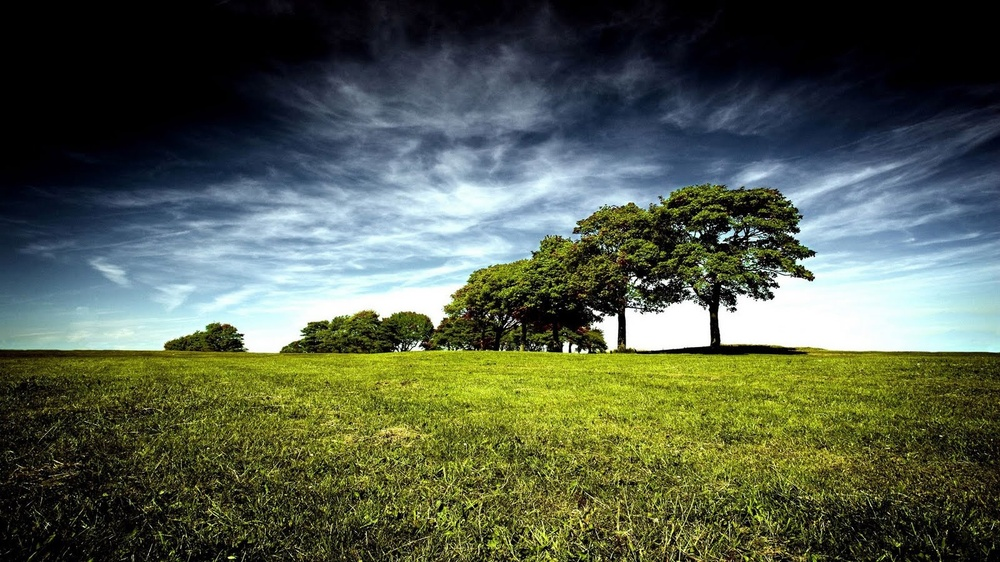
#> input picture images/image1.jpg, 1000 x 562 px, shrunk from 1600 x 900 before the run
$ python pca_for_imgs.py   (older library calls are emulated)
#> lines starting #> are read from the running program, lines starting #| are printed output that depends on the picture
from sklearn.decomposition import PCA
import numpy as np
from scipy import misc
from sys import getsizeof
import matplotlib.image as mpimg
import argparse

# parse arguments
parser = argparse.ArgumentParser(description='Cluster tweets')
parser.add_argument(
                   'principalComps',
                   action="store",
                   default=3,
                   type=int,
                   nargs='?')
parser.add_argument(
                   'imgFile',
                   action="store",
                   default='./images/image1.jpg',
                   type=str,
                   nargs='?')
parser.add_argument(
                   'outputFile',
                   action="store",
                   default='./compressedImages/image1_c.jpg',
                   type=str,
                   nargs='?')

args = parser.parse_args()

# Read in the file
img = mpimg.imread(args.imgFile)
#> img is the input picture: shape (562, 1000, 3); mean R, G, B 83.6, 93.3, 75.8
getsizeof(img)

img_r = np.reshape(img, (img.shape[0], img.shape[1]*img.shape[2]))
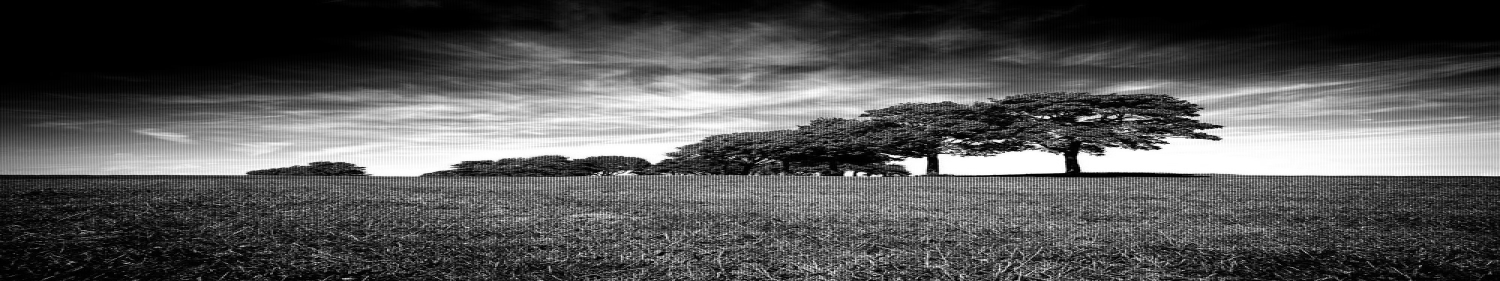
#> img_r: shape (562, 3000) (shown at 1/2 size); min 0, max 255, mean 84.2
img_r.shape

pca = PCA(args.principalComps)
pca.fit(img_r)

img_c = pca.transform(img_r)
#> img_c = 562 rows, first 8: [-4102.9, -792.4, -1910.6], [-4095.2, -784.7, -1906], [-4085.5, -774.1, -1899.4], [-4079.6, -766.6, -1891.5], [-4073.7, -761.2, -1888.9], [-4070.5, -757.7, -1884.2], [-4065.4, -746.3, -1877], [-4065.3, -744.3, -1875]
img_c.shape


temp = pca.inverse_transform(img_c)
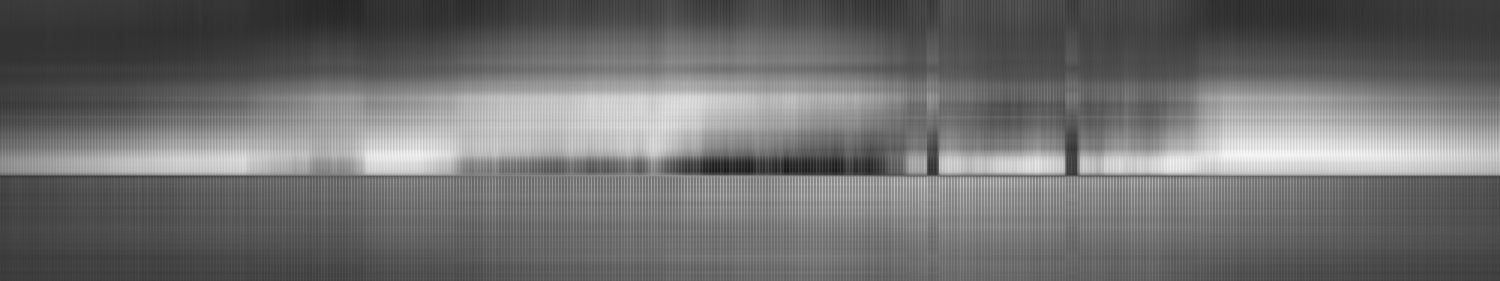
#> temp: shape (562, 3000) float64 (shown at 1/2 size); min -83.06, max 302.4, mean 84.2; drawn with min black and max white
temp = np.reshape(temp, (img.shape[0], img.shape[1], img.shape[2]))
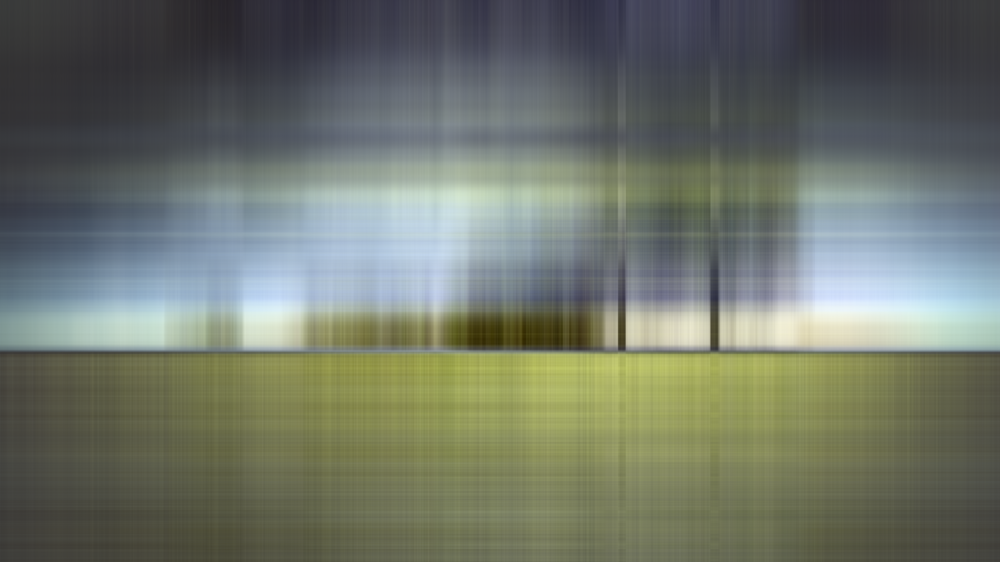
#> temp: shape (562, 1000, 3) float64; mean R, G, B 83.6, 93.3, 75.8; drawn with min black and max white

misc.imsave(args.outputFile, temp)

$ run again, with images/image2.jpg copied over images/image1.jpg
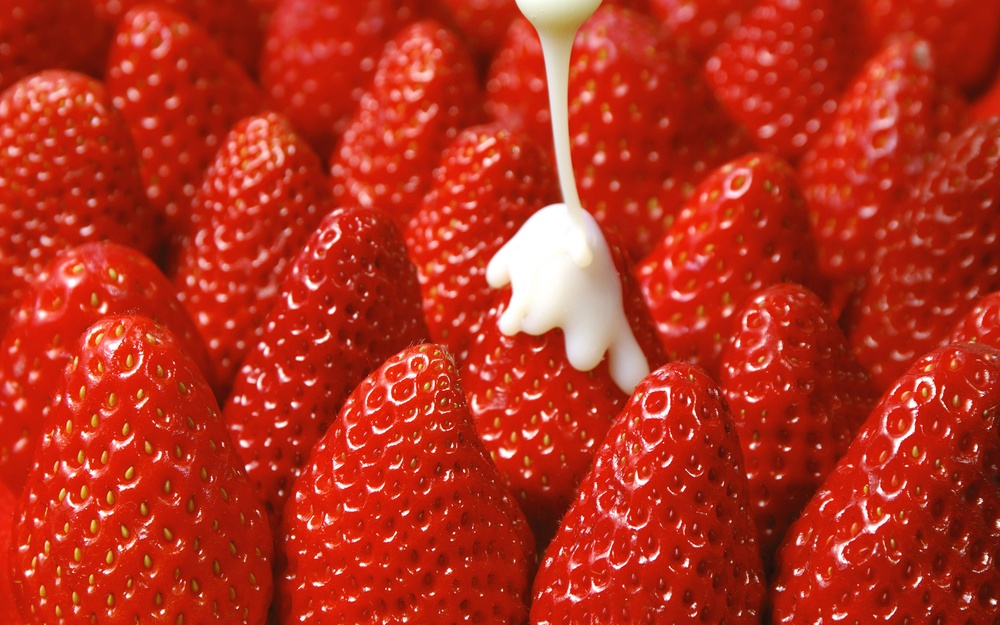
#> input picture images/image2.jpg, 1000 x 625 px, shrunk from 1920 x 1200 before the run
#> img is the input picture: shape (625, 1000, 3); mean R, G, B 183.1, 47.8, 29.5
#> `img_r = np.reshape(img, (img.shape[0], img.shape[1]*img.shape[2]))`:
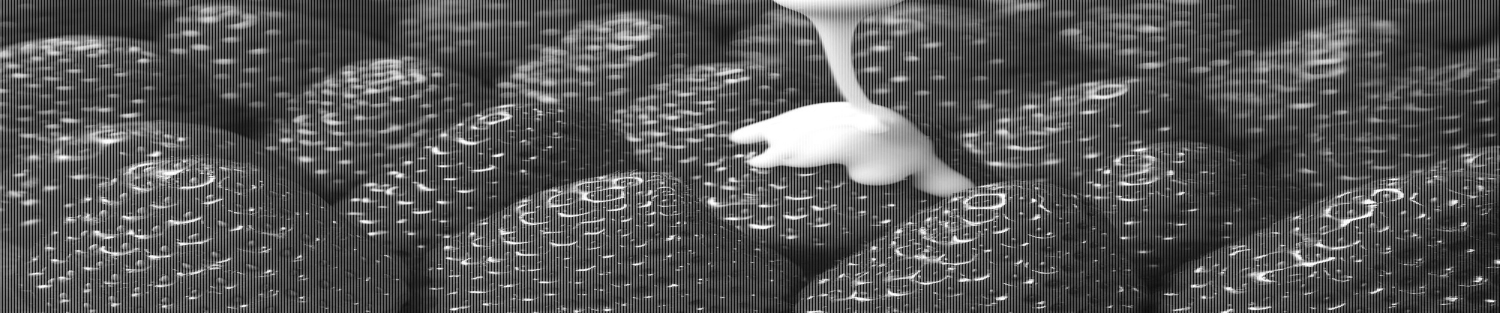
#> img_r: shape (625, 3000) (shown at 1/2 size); min 0, max 255, mean 86.8
#> img_c = 625 rows, first 8: [1612.9, 240.3, -145.9], [1554.1, 240, -167.3], [1493, 238.4, -184.4], [1433.2, 240.6, -198.2], [1366.6, 240.7, -207.5], [1309.5, 238.7, -215.2], [1240.9, 231, -207.4], [1176.8, 224.3, -193.7]
#> `temp = np.reshape(temp, (img.shape[0], img.shape[1], img.shape[2]))`:
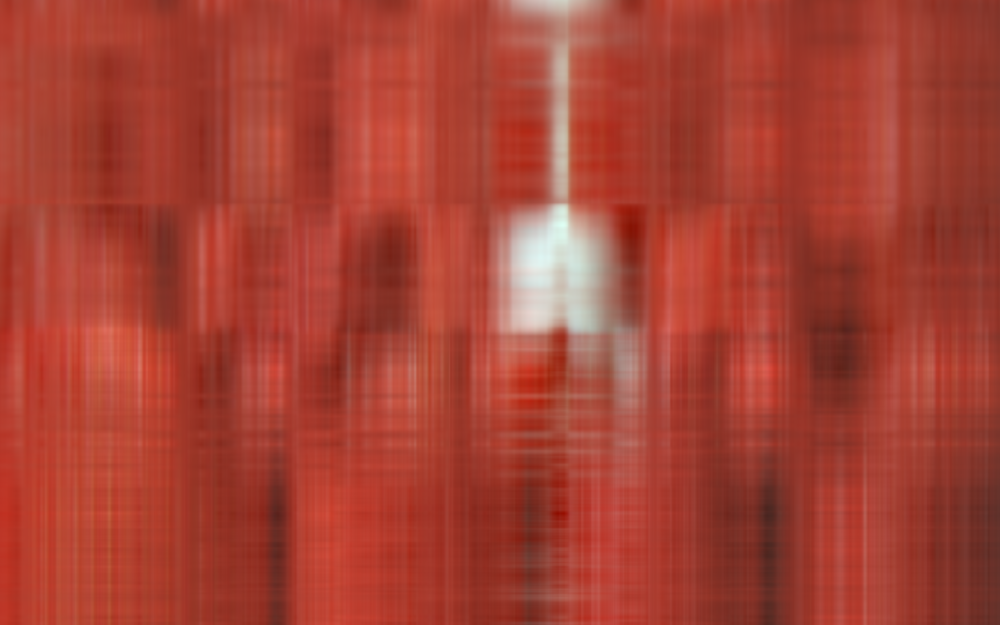
#> temp: shape (625, 1000, 3) float64; mean R, G, B 183.1, 47.8, 29.5; drawn with min black and max white

$ run again, with images/image3.jpg copied over images/image1.jpg
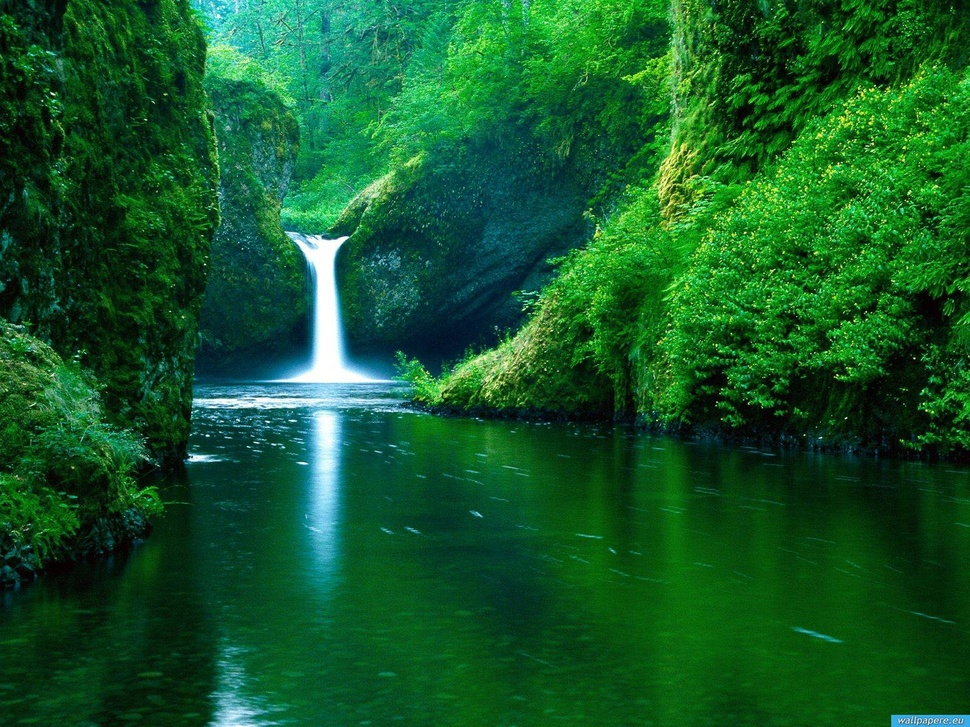
#> input picture images/image3.jpg, 970 x 727 px, shrunk from 1600 x 1200 before the run
#> img is the input picture: shape (727, 970, 3); mean R, G, B 19.6, 88, 40.3
#> `img_r = np.reshape(img, (img.shape[0], img.shape[1]*img.shape[2]))`:
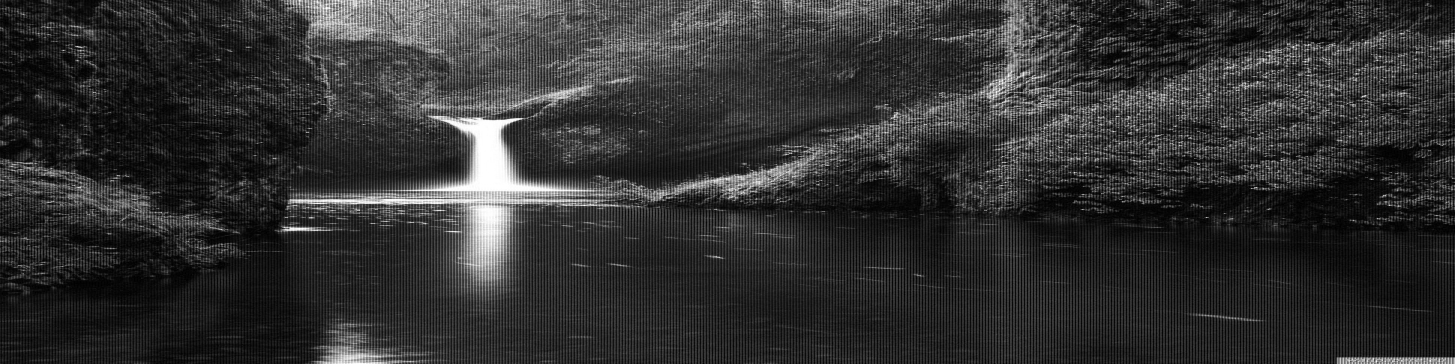
#> img_r: shape (727, 2910) (shown at 1/2 size); min 0, max 255, mean 49.3
#> img_c = 727 rows, first 8: [2056.6, 181.7, 44.38], [1981, 224.7, 19.92], [1934.1, 160.9, -10.34], [1986.7, 268.6, -36.07], [1938.7, 322, -51.34], [2013, 263.8, -61.14], [2037.6, 237.6, -76.55], [2026.7, 266.1, -80.57]
#> `temp = np.reshape(temp, (img.shape[0], img.shape[1], img.shape[2]))`:
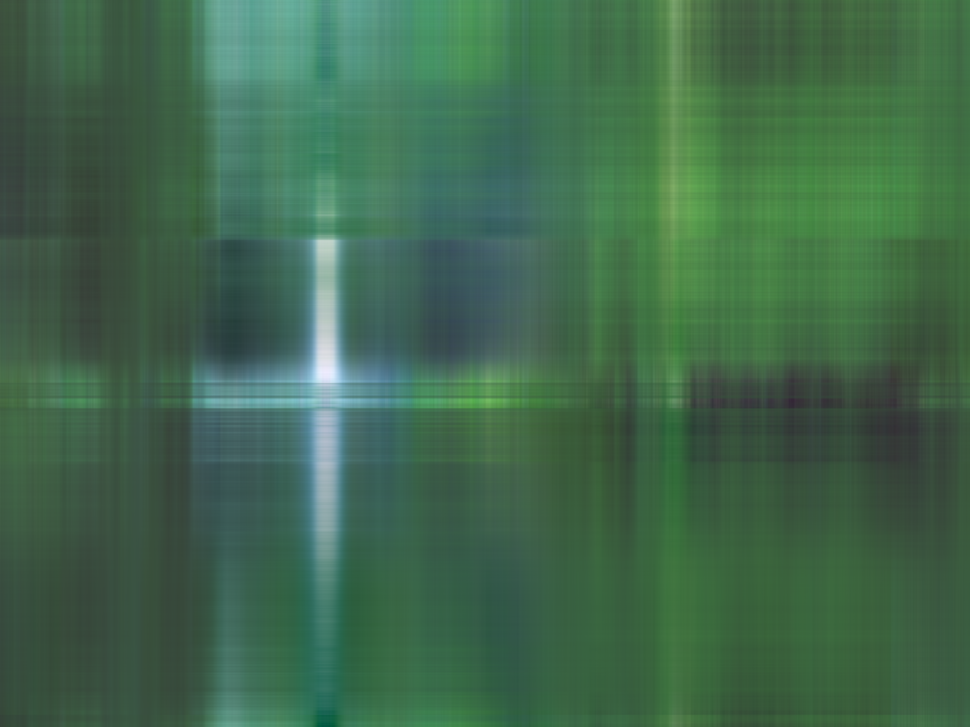
#> temp: shape (727, 970, 3) float64; mean R, G, B 19.6, 88, 40.3; drawn with min black and max white

$ run again, with images/image4.jpg copied over images/image1.jpg
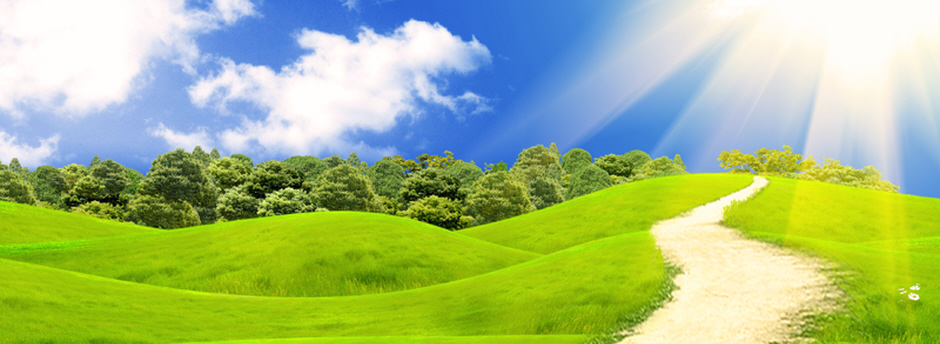
#> input picture images/image4.jpg, 940 x 344 px
#> img is the input picture: shape (344, 940, 3); mean R, G, B 164, 189.7, 127.7
#> `img_r = np.reshape(img, (img.shape[0], img.shape[1]*img.shape[2]))`:
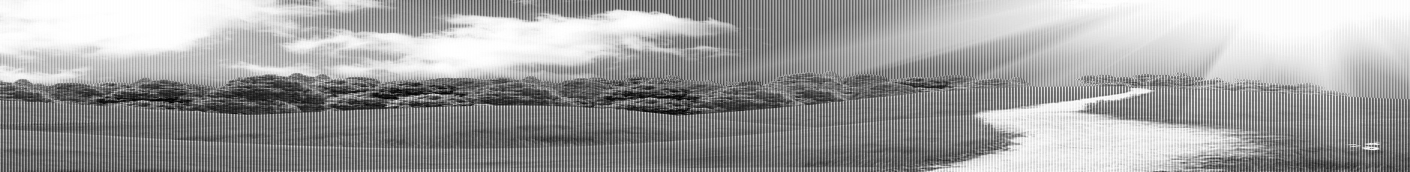
#> img_r: shape (344, 2820) (shown at 1/2 size); min 0, max 255, mean 160.5
#> img_c = 344 rows, first 8: [3385.2, -350.4, -1822.3], [3387.1, -352, -1827.4], [3396.6, -339.5, -1816.6], [3404.1, -328.6, -1803.4], [3396.6, -334.9, -1811.8], [3391.2, -345.3, -1825], [3395.1, -348.7, -1826.9], [3401.4, -345.3, -1831.5]
#> `temp = np.reshape(temp, (img.shape[0], img.shape[1], img.shape[2]))`:
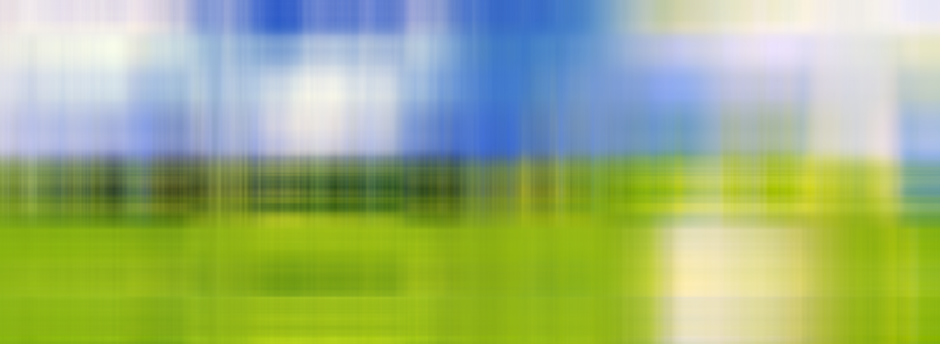
#> temp: shape (344, 940, 3) float64; mean R, G, B 164, 189.7, 127.7; drawn with min black and max white
